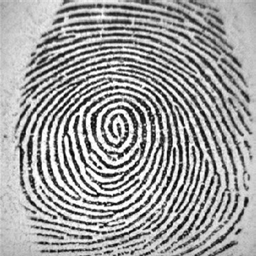
#> input picture empreinte2.png, 256 x 256 px, shrunk from 400 x 400 before the run, found by its file name
$ python TIPE_empreintes.py
#> lines starting #> are read from the running program, lines starting #| are printed output that depends on the picture
import math
import random
from PIL import Image
blanc=(255,255,255,255)
noir=(0,0,0,255)
# empreinte2,empreinte2+pisur2,empreinteType2,empreinteType3,empreinte4,empreinte6,empreinte7,empreinte8,empreinte9,empreinte10
def init_():
    nomFichier= '/home/usrgaetan/Documents/Fermat/Spe/TIPE/empreinte2.png'
    ImageFile = nomFichier

    try:
        img = Image.open(ImageFile)
#> img is the input picture: PIL image 256x256 RGBA; mean R, G, B, A 157.9, 157.9, 157.9, 255
    except IOError:
        print ('Erreur sur ouverture du fichier ' + ImageFile)
        exit(1)

    print(img.size)
#| (256, 256)
    print(img.mode)
#| RGBA


    return img,nomFichier

# transformer l'image en gris
def grisage(imgGris):
    print('grisage')
    colonne,ligne=imgGris.size
#> colonne = 256; ligne = 256
    for i in range(colonne):
        for j in range(ligne):
            p=img.getpixel((i,j))
            gris=0.33*p[0]+0.33*p[1]+0.33*p[2]
            if gris<120:
                imgGris.putpixel((i,j),noir)
            else:
                imgGris.putpixel((i,j),blanc)
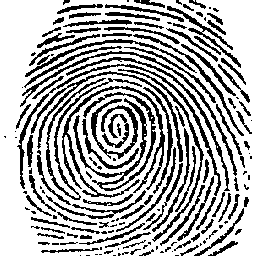
#> imgGris: PIL image 256x256 RGBA; mean R, G, B, A 175, 175, 175, 255

# lissage de l'image
# [34 lines left out: function lissageMoyenne, not called in this run]

def lissageLocal(img):
    print('lissage')
    imgLisse=img.copy()
    colonne,ligne=img.size
#> colonne = 256; ligne = 256

    for i in range(2,colonne-2):
        for j in range(2, ligne-2):
            pixel = img.getpixel((i,j))[:3]
            if pixel==blanc:
                moyenne=0
                for k in range(-2,3):
                    for l in range(-2,3):
                        if img.getpixel((i+k,j+l))[:3]==blanc:
                            moyenne+=1
                if moyenne<12:
                    imgLisse.putpixel((i,j),noir)
                else:
                    imgLisse.putpixel((i,j),blanc)

    return imgLisse

# [38 lines left out: function linearisation, not called in this run]

def superLinearisation(img):
    print('super linearisation')
    imgLin=Image.new(img.mode,img.size)
    colonne,ligne=img.size

    for i in range(0,ligne):
        for j in range(0, colonne):
            imgLin.putpixel((j,i),blanc)
            pi = img.getpixel((j,i))
            h=0
            v=0
            ki=i
            kj=j
            h1=-1
            h2=-1
            v1=-1
            v2=-1
            if pi[0] == 0:
                while ki >=0 and img.getpixel((j,ki))[0] == 0:
                    h+=1
                    ki-=1
                    h1+=1
                ki=i
                while ki <ligne and img.getpixel((j,ki))[0] == 0:
                    h-=1
                    ki+=1
                    h2+=1

                while kj >=0 and img.getpixel((kj,i))[0] == 0:
                    v+=1
                    kj-=1
                    v1+=1
                kj=j
                while kj<colonne and img.getpixel((kj,i))[0] == 0:
                    v-=1
                    kj+=1
                    v2+=1

                if (v==0 or v==1) and (h1!=0 and h2!=0):
                    imgLin.putpixel((j,i), noir)
                if (h==0 or h==1) and (v1!=0 and v2!=0):
                    imgLin.putpixel((j,i), noir)
    return imgLin

# [19 lines left out: function epaissir, not called in this run]

def c_connexes(img):
    print("composantes")
    colonne,ligne=img.size
    ptsTraites=[]
    attente=[]
    composante=[]
    num=-1

    for i in range(ligne):
        for j in range(colonne):
            # if (i,j) not in ptsTraites:
            #     ptsTraites.append((i,j))
            if img.getpixel((j,i))==noir and (i,j) not in ptsTraites:
                ptsTraites.append((i,j))
                composante.append([(i,j)])
                num+=1
                attente=[(i,j)]
                while attente != []:
                    a,b=attente.pop(0)
                    for k in range(a-3,a+4):
                        for l in range(b-3,b+4):
                            if k>=0 and l>=0 and k<ligne and l<colonne:# and (a-k)**2+(b-l)**2<=9:
                                # if (k,l) not in ptsTraites:
                                #     ptsTraites.append((k,l))
                                if img.getpixel((l,k))==noir and (k,l) not in ptsTraites:
                                    attente.append((k,l))
                                    composante[num].append((k,l))
                                    ptsTraites.append((k,l))
                if len(composante[num])<20:
                    for i,j in composante[num]:
                        img.putpixel((j,i),(255,255,255,255))
                    composante.pop()
                    num-=1
    return composante

def colorier(img):
    lis=c_connexes(img)
    print("colorier")
    tabCoul=[]
    coul=(random.randint(1,254),random.randint(1,254),random.randint(1,254),255)
    for comp in lis:
        while coul in tabCoul:
            if img.mode=='RGBA':
                coul=(random.randint(1,254),random.randint(1,254),random.randint(1,254),255)
            else:
                coul=(random.randint(1,254),random.randint(1,254),random.randint(1,254))
        tabCoul.append(coul)
        for (i,j) in comp:
            img.putpixel((j,i),coul)

    tab=[]
    for i in range(len(tabCoul)):
        tab.append((lis[i],tabCoul[i]))

    return tab

def barycentre(t):
    tBary=[]
    for comp,coul in t:
        moyx=0
        moyy=0
        for i,j in comp:
            moyx+=i
            moyy+=j
        tBary.append((moyx//len(comp),moyy//len(comp),coul))

    return tBary

def graphe(t,img):
    mVois=[]
    tB=barycentre(t)
    sommets=tB
    for comp,c in t:
        tc=voisins(img,comp,c)
        tcNum=[]
        for j in range(len(tc)):
            for i in range(len(t)):
                if t[i][1]==tc[j]:
                    tcNum.append(i)
        mVois.append(tcNum)
    return sommets,mVois

def voisins(img,comp,c):
    disM=20
    iter=0
    rien=True
    res=[]
    colonne,ligne=img.size

    for i,j in comp:
        while iter<disM and rien:
            iter+=1
            if j+iter<colonne:
                cc=img.getpixel((j+iter,i))
                if cc!=blanc and cc not in res and cc!=c:
                    res.append(cc)
                    rien=False
        iter=0
        rien=True
        while iter<disM and rien:
            iter+=1
            if j-iter>=0:
                cc=img.getpixel((j-iter,i))
                if cc!=blanc and cc not in res and cc!=c:
                    res.append(cc)
                    rien=False
        iter=0
        rien=True
        while iter<disM and rien:
            iter+=1
            if i+iter<ligne:
                cc=img.getpixel((j,i+iter))
                if cc!=blanc and cc not in res and cc!=c:
                    res.append(cc)
                    rien=False
        iter=0
        rien=True
        while iter<disM and rien:
            iter+=1
            if i-iter>=0:
                cc=img.getpixel((j,i-iter))
                if cc!=blanc and cc not in res and cc!=c:
                    res.append(cc)
                    rien=False
    return res

def ligne_def (a,x,x0,y0,img) : #Pour une droite donnée, rend l'ordonnée d'une abscisse donnée
    colonne,ligne = img.size
    y = int(a*(x-x0)+y0)
    return(y)


def get_ligne (a,p1,img) : #donne la liste des points d'une droite de coefficient a et contenant p1
    colonne,ligne = img.size
    (x0,y0) = p1
    L1=[]
    for k in range(colonne) :
        if 0 <= ligne_def (a,k,x0,y0,img) and ligne_def (a,k,x0,y0,img) < (ligne) :
            L1.append((k,ligne_def (a,k,x0,y0,img)))
    n=len(L1)
    if a != 0 :
      k=int(a/abs(a))
    else : a=int(0)
    L2=[]
    for i in range(0,n-1) :
        L2.append(L1[i])
        if L1[i][1] != L1[i+1][1] :
            for j in range(k,L1[i+1][1]-L1[i][1],k) :
                L2.append((L1[i][0],L1[i][1]+j))
    L2.append(L1[-1])
    L3 = []
    if k>0 :
      if (L2[-1][1] != (ligne-1)) and (L2[-1][0] != (colonne-1)) :
        a=L2[-1][0]
        o=L2[-1][1]
        for i in range(1,ligne-L2[-1][1]) :
          L2.append((a,o+i))
      if (L2[0][1] != 0) and (L2[0][0] != 0) :
        a=L2[0][0]
        o=L2[0][1]
        for i in range(o) :
          L3.append((a,0+i))
      L3=L3+L2
    if k<0 :
      if (L2[-1][1] != 0) and (L2[-1][0] != (colonne-1)) :
        a=L2[-1][0]
        o=L2[-1][1]
        for i in range(o-1,-1,-1) :
          L2.append((a,i))
      if (L2[0][1] != (ligne-1)) and (L2[0][0] != 0) :
        a=L2[0][0]
        b=L2[0][1]
        for i in range(ligne-1,b,-1) :
          L3.append((a,i))
      L3=L3+L2
    return(L3)

def print_segment (p1,p2,image) :
    (i1,j1) = p1
    (i2,j2) = p2
    if i1 != i2 :
      a = (j2-j1)/(i2-i1)
    else : a = 5000
    L3=get_ligne(a,p1,image)
    for i in L3 :
        if (i[0] >= min(i1,i2) and i[0] <= max(i1,i2)) and (i[1] >= min(j1,j2) and i[1] <= max(j1,j2)) :
            image.putpixel(i, (0,0,0))

def distance(a,b,x,y):
    return math.sqrt((a-x)**2+(b-y)**2)

def fus(l,k):
    if k==[]:
        return l
    elif l==[]:
        return k
    else:
        if l[0]>k[0]:
            return [l[0]]+fus(l[1:],k)
        else:
            return [k[0]]+fus(l,k[1:])
def triF(l):
    if len(l)<=1:
        return l
    elif len(l)==2:
        if l[0]<l[1]:
            return  [l[1],l[0]]
        else:
            return l
    else:
        m=len(l)//2
        l1=triF(l[:m])
        l2=triF(l[m:])

        return fus(l1,l2)

# [117 lines left out: functions ecrireDsBase, lireDsBase, comparer, not called in this run]


img,nom=init_()
if img.mode=='RGB':
    blanc=(255,255,255)
    noir=(0,0,0)
grisage(img)
img=lissageLocal(img)

for i in range(0):
    img=superLinearisation(img)
    img=epaissir(img)
img=superLinearisation(img)
#> in superLinearisation, `imgLin=Image.new(img.mode,img.size)`: imgLin: PIL image 256x256 RGBA; every value is 0
#> after the loop in superLinearisation, `for i in range(0,ligne):`:
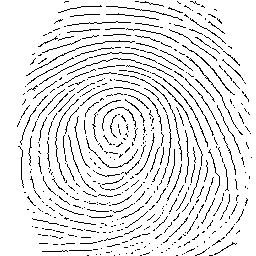
#> imgLin: PIL image 256x256 RGBA; mean R, G, B, A 230.6, 230.6, 230.6, 255
t=colorier(img)
#> after the loop in c_connexes, `for i in range(ligne):`: composante = 69 items; num = 68; ptsTraites = 6271 pairs, first value 1 to 255, second value 17 to 250
#> in colorier, `lis=c_connexes(img)`: lis = 69 items
#> the loop in colorier, `for comp in lis:` made 69 passes
#> after the loop in colorier, `for comp in lis:`:
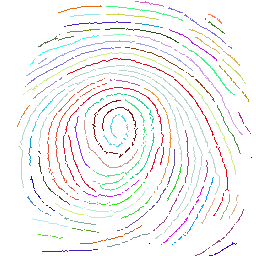
#> img: PIL image 256x256 RGBA; mean R, G, B, A 246, 244.9, 244.5, 255
#> after the loop in colorier, `for comp in lis:`: tabCoul = 69 items, first 6: (217, 99, 195, 255), (228, 108, 11, 255), (67, 248, 131, 255), (125, 104, 236, 255), (201, 213, 78, 255), (248, 123, 92, 255)
#> the loop in colorier, `for i in range(len(tabCoul)):` made 69 passes
#> after the loop in colorier, `for i in range(len(tabCoul)):`: tab = 69 items
#> t = 69 items
gr=graphe(t,img)
#> the loop in barycentre, `for comp,coul in t:` made 69 passes
#> coul on passes 1 to 12: (217, 99, 195, 255), (228, 108, 11, 255), (67, 248, 131, 255), (125, 104, 236, 255), (201, 213, 78, 255), (248, 123, 92, 255), (150, 229, 233, 255), (56, 130, 36, 255), (73, 36, 194, 255), (25, 159, 205, 255), (65, 253, 233, 255), (137, 252, 181, 255)
#> the loop in graphe, `for comp,c in t:` made 69 passes
#> (c, tc) on passes 1, 2, 6, 37, 39, 44, 59: ((217, 99, 195, 255), [(67, 248, 131, 255), (201, 213, 78, 255)]), ((228, 108, 11, 255), [(73, 36, 194, 255), (150, 229, 233, 255)]), ((248, 123, 92, 255), [(56, 130, 36, 255), (125, 104, 236, 255)]), ((239, 126, 28, 255), [(182, 212, 201, 255), (207, 236, 141, 255)]), ((181, 32, 141, 255), [(208, 155, 231, 255), (78, 142, 75, 255)]), ((24, 153, 205, 255), [(182, 212, 201, 255), (18, 23, 174, 255)]), ((230, 174, 151, 255), [(235, 4, 24, 255), (9, 157, 252, 255), (216, 21, 230, 255)])
#> after the loop in graphe, `for comp,c in t:`: mVois = 69 items, first 6: [2, 4], [8, 6], [1, 4, 8, 13, 9, 0, 3, 14], [2, 15, 7, 5, 24], [8, 2, 6, 13, 11, 9, 0, 12], [7, 3]
tBary=barycentre(t)
#> the loop in barycentre (call 2), `for comp,coul in t:` made 69 passes
#> tBary = 69 items
tabDis=[]

colonne,ligne=img.size
#> colonne = 256; ligne = 256
iBar=Image.new(img.mode,img.size)
for i in range(ligne):
    for j in range(colonne):
        iBar.putpixel((j,i),blanc)
#> iBar: PIL image 256x256 RGBA; every value is 255
for i,j,c in tBary:
    for k in range(i-2,i+3):
        for l in range(j-2,j+3):
            iBar.putpixel((l,k),c)
#> this loop made 69 passes
#> (i, j, c) on passes 1 to 12: (2, 149, (217, 99, 195, 255)), (7, 79, (228, 108, 11, 255)), (10, 144, (67, 248, 131, 255)), (24, 198, (125, 104, 236, 255)), (15, 131, (201, 213, 78, 255)), (17, 215, (248, 123, 92, 255)), (14, 84, (150, 229, 233, 255)), (25, 214, (56, 130, 36, 255)), (22, 97, (73, 36, 194, 255)), (24, 148, (25, 159, 205, 255)), (46, 62, (65, 253, 233, 255)), (34, 116, (137, 252, 181, 255))
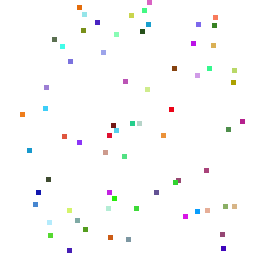
#> iBar: PIL image 256x256 RGBA; mean R, G, B, A 251.9, 251.9, 251.8, 255
for i in range(len(gr[1])):
    for j in range(len(gr[1][i])):
        print_segment((tBary[i][1],tBary[i][0]),(tBary[gr[1][i][j]][1],tBary[gr[1][i][j]][0]),iBar)
        tabDis+=[distance(tBary[i][1],tBary[i][0],tBary[gr[1][i][j]][1],tBary[gr[1][i][j]][0])]
#> this loop made 69 passes
tabDis=triF(tabDis)
iBar.show()
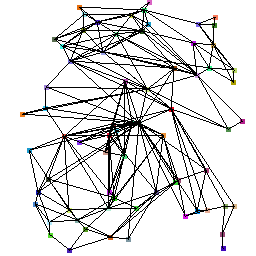
#> shown: PIL image 256x256 RGBA; mean R, G, B, A 222.2, 222.1, 222.2, 255
iBar.close()
img.show()
img.close()


listeComparaison=[]

# nbre de composantes
listeComparaison.append(len(gr[0]))

#arite max
m=max(len(i) for i in gr[1])
listeComparaison.append(m)

# nbre de triangle
nbT=0
for i in range(len(gr[1])):
    for j in gr[1][i]:
        for k in gr[1][j]:
            for l in gr[1][k]:
                if i==l:
                    nbT+=1
#> this loop made 69 passes
listeComparaison.append(nbT/3)

# print(listeComparaison)

# nbre de voisins des sommets
nbV=[0 for i in range(20)]
ariS=[[] for i in range(20)]
a=0
aTot=0
for l in gr[1]:
    if len(l)<20:
        nbV[len(l)]+=1
        aTot+=1
        ariS[len(l)].append(a)
    a+=1
#> this loop made 69 passes
#> l on passes 1 to 12: [2, 4], [8, 6], [1, 4, 8, 13, 9, 0, 3, 14], [2, 15, 7, 5, 24], [8, 2, 6, 13, 11, 9, 0, 12], [7, 3], [8, 1, 16, 17], [5, 3, 15], [16, 6, 10, 1, 17, 18, 11, 13, 4, 2], [13, 4, 12, 2, 18], [11, 18, 16, 17, 20, 8, 22], [10, 18, 8, 20, 22, 13, 4, 21]
prcentV=[nbV[i]/aTot for i in range(20)]
for i in prcentV:
    listeComparaison.append(i)
#> this loop made 20 passes
#> i on passes 2 to 13: 0.0147, 0.103, 0.191, 0.0735, 0.162, 0.103, 0.0735, 0.0882, 0.0294, 0.0294, 0.0882, 0.0294
# bary des degres
baryDeg=[]
imgB=Image.new(img.mode,img.size)
for i in range(imgB.size[0]):
    for j in range(imgB.size[1]):
        imgB.putpixel((i,j),blanc)
for l in ariS:
    moyX=0
    moyY=0
    i=0
    for b in l:
        moyX+=tBary[b][0]
        moyY+=tBary[b][1]
        i+=1
    if i!=0:
        baryDeg.append([moyX//i,moyY//i])
        for k in range(-2,3):
            for l in range(-2,3):
                imgB.putpixel((baryDeg[-1][1]+k,baryDeg[-1][0]+l),(random.randint(1,254),random.randint(1,254),random.randint(1,254)))
#> this loop made 20 passes
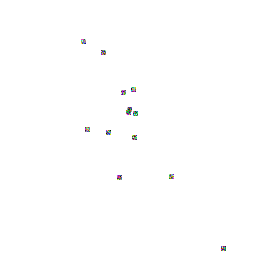
#> imgB: PIL image 256x256 RGBA; mean R, G, B, A 254.4, 254.4, 254.4, 255
for i in baryDeg:
    listeComparaison.append(i[0])
    listeComparaison.append(i[1])
#> this loop made 13 passes
#> i on passes 1 to 12: [248, 223], [92, 123], [176, 171], [132, 108], [109, 129], [137, 134], [129, 87], [89, 133], [177, 119], [41, 83], [113, 135], [112, 128]

imgB.show()
imgB.close()

# moyenne du nombre de voisins des voisins
moyV=[0 for i in range(20)]
totV=[0 for i in range(20)]

for l in gr[1]:
    for v in l:
#> (the run stopped early here; a loop or call above may not have finished)
